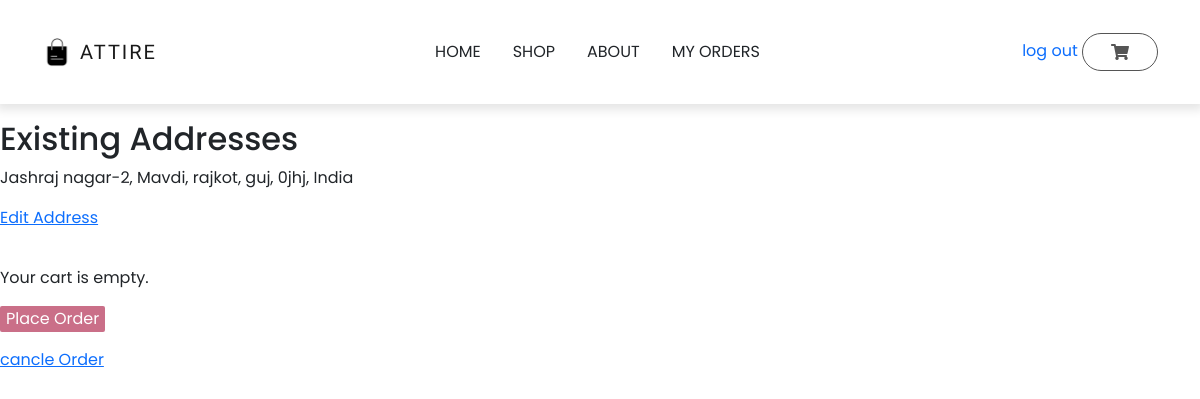
The page /checkout.php (signed in) on the database its author committed.
### tables this page shows
CREATE TABLE `user_address` (
  `id` int(11) NOT NULL,
  `user_id` int(11) NOT NULL,
  `address_line1` varchar(100) NOT NULL,
  `address_line2` varchar(100) DEFAULT NULL,
  `city` varchar(50) NOT NULL,
  `state` varchar(50) NOT NULL,
  `postal_code` varchar(10) NOT NULL,
  `country` varchar(50) NOT NULL,
  `created_at` timestamp NOT NULL DEFAULT current_timestamp()
);

### checkout.php (the view, shortened to what this page needs)
<?php
include 'nav.php';
?>
<!DOCTYPE html>
<html lang="en">
<head>
    <link rel="stylesheet" href="https://cdnjs.cloudflare.com/ajax/libs/font-awesome/5.15.4/css/all.min.css" />
    <link rel = "stylesheet" href = "bootstrap-5.0.2-dist/css/bootstrap.min.css">
    <link rel = "stylesheet" href = "css/main.css">
</head>
<body>
<div class="checkout_contianer">
<?php
require_once 'db_connect.php';
if (isset($_SESSION['user_id'])) {
    $user_id = $_SESSION['user_id'];
    $sql = "SELECT * FROM user_address WHERE user_id = '$user_id'";
    $result = $conn->query($sql);
    if ($result && $result->num_rows > 0) {
        echo '<div class="existing-addresses">';
        echo '<h2>Existing Addresses</h2>';
        echo '<form action="edit_address.php" method="post">';
        while ($row = $result->fetch_assoc()) {
            echo '<div class="address-item">';
            echo '<p>'.$row['address_line1'].', '.$row['city'].', '.$row['state'].', '.$row['postal_code'].', '.$row['country'].'</p>';
            echo '<a href="#" class="edit-address" data-address-id="'.$row['id'].'">Edit Address</a>';
            echo '</div>';
        }
        echo '</form>';
        echo '</div>';
    }
}
?>
<?php
$user_id = $_SESSION['user_id'];
require_once 'db_connect.php';
$sql = "SELECT cart.*, products.product_name, products.price
        FROM cart
        INNER JOIN products ON cart.product_id = products.product_id
        WHERE cart.user_id = '$user_id'";
$result = $conn->query($sql);
if ($result && $result->num_rows > 0) {
    echo '<div class="product-summary">';
    echo '<h2>Product Summary</h2>';
    echo '<div class="table-responsive">';
    echo '<table class="table">';
    echo '<thead>';
    echo '<tr>';
    echo '<th>Product Name</th>';
    echo '<th>Quantity</th>';
    echo '<th>Price</th>';
    echo '<th>Total Price</th>';
    echo '</tr>';
    echo '</thead>';
    echo '<tbody>';
    while ($row = $result->fetch_assoc()) {
        $product_name = $row['product_name'];
        $quantity = $row['quantity'];
        $price = $row['price'];
        $total_price = $quantity * $price;
        echo '<tr>';
        echo '<td>' . $product_name . '</td>';
        echo '<td>' . $quantity . '</td>';
        echo '<td>' . $price . '</td>';
        echo '<td>' . $total_price . '</td>';
        echo '</tr>';
    }
    echo '</tbody>';
    echo '</table>';
    echo '</div>';
    echo '</div>';
} else {
    echo '<p>Your cart is empty.</p>';
}
?>
<form action="order.php" method="post">
<div class="place_order">
    <button type="submit" class="">Place Order</button></div>
</form>
<a href="index.php">cancle Order
</a>
</div>
</body>
</html>

### css/main.css (style rules this page uses)
:root { --lg-font: 'Kaisei Tokumin', serif; --sm-font: 'Poppins', sans-serif; --pink: #e5345b; }
body { font-family: var(--sm-font); }
.place_order button { background-color: #ca6f88; color: white; border:0; border-radius: 2px; }

### checkout.php (style rules this page uses)
.checkout_contianer { margin-top:10vw; }
.existing-addresses { margin-top: 20px; display:flex; flex-direction:column; }
.address-item { margin-bottom: 20px; }

### rows shown on the page
user_address: address_line1 "Jashraj nagar-2, Mavdi", city "rajkot", state "guj", postal_code "0jhj", country "India"
